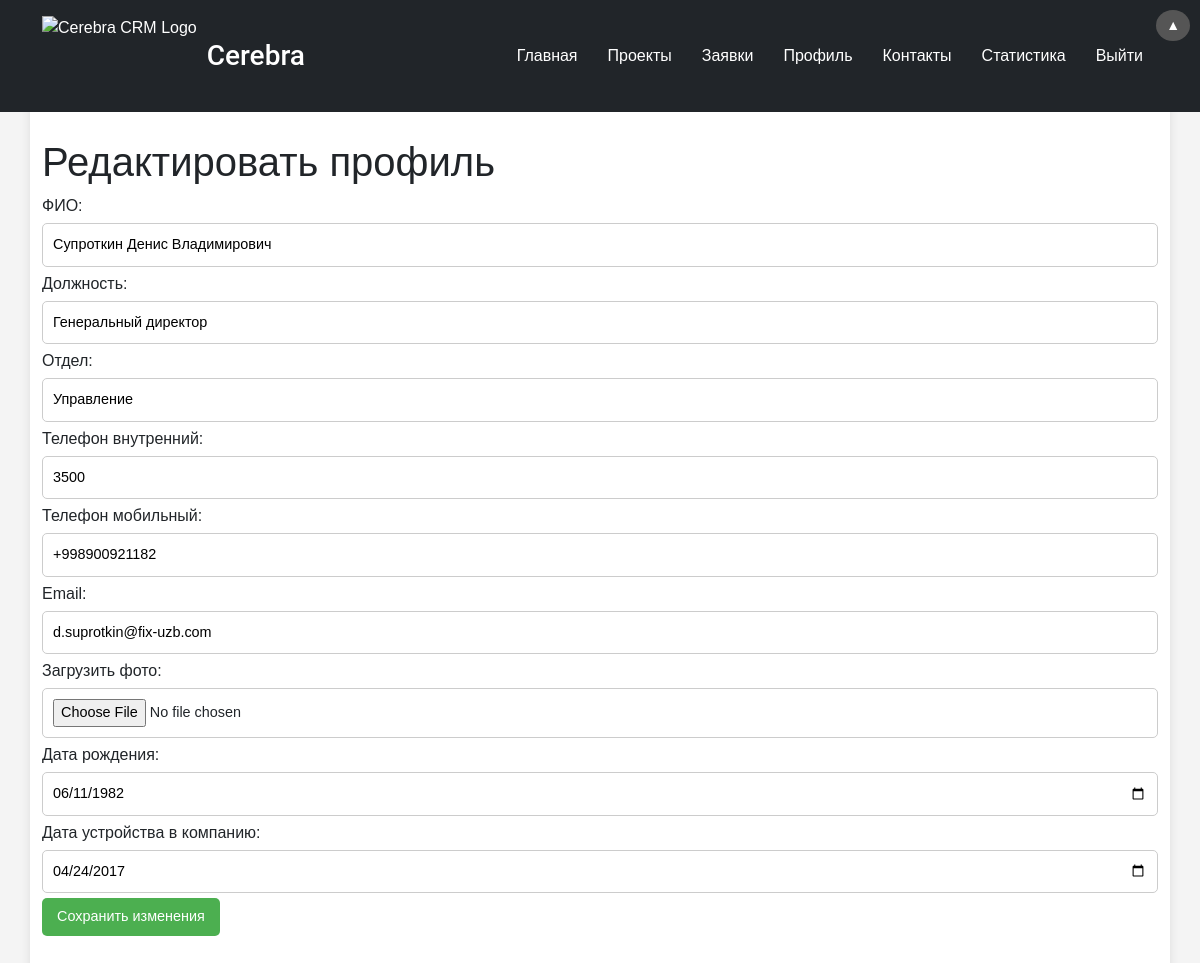
Screenshot of /profiles/profile/edit/ (signed in) with the database file from the repository.
### profiles/models.py (models this page shows, shortened)
class UserProfile(models.Model):
    user = models.OneToOneField(User, on_delete=models.CASCADE, related_name='profile_from_profiles')
    full_name = models.CharField(max_length=255, verbose_name="ФИО")
    position = models.CharField(max_length=100, verbose_name="Должность", blank=True)
    department = models.CharField(max_length=100, verbose_name="Отдел", blank=True)
    internal_phone = models.CharField(max_length=20, verbose_name="Телефон внутренний", blank=True)
    mobile_phone = models.CharField(max_length=20, verbose_name="Телефон мобильный", blank=True)
    profile_photo = models.ImageField(upload_to='profile_photos/', blank=True, null=True, verbose_name="Фото профиля")
    birthday = models.DateField(verbose_name="Дата рождения", blank=True, null=True)
    hire_date = models.DateField(verbose_name="Дата устройства в компанию", blank=True, null=True)
    email = models.EmailField(verbose_name="Email", blank=True)  # Добавить поле email
    profile_picture = models.ImageField(upload_to='profile_pictures/', blank=True, null=True, verbose_name="Фото профиля")  # Добавить поле фото профиля
    date_of_birth = models.DateField(verbose_name="Дата рождения", blank=True, null=True)  # Добавить поле дата рождения
    date_of_joining = models.DateField(verbose_name="Дата устройства", blank=True, null=True)  # Добавить поле дата устройства
    is_store_account = models.BooleanField(default=False, verbose_name="Учетная запись магазина")

### profiles/views.py (the view)
# urls.py: path('profile/edit/', views.edit_profile, name='edit_profile'),
@login_required
def edit_profile(request):
    profile, created = UserProfile.objects.get_or_create(user=request.user)
    print(f"Initial Hire Date: {profile.hire_date}, Initial Birthday: {profile.birthday}")  # Отладка
    if request.method == 'POST':
        form = UserProfileForm(request.POST, request.FILES, instance=profile)
        if form.is_valid():
            profile = form.save()
            print(f"Saved Hire Date: {profile.hire_date}, Saved Birthday: {profile.birthday}")  # Отладка
            return redirect('profile')
        else:
            print(f"Form Errors: {form.errors}")  # Отладка
    else:
        form = UserProfileForm(instance=profile)
        if profile.hire_date:
            form.fields['hire_date'].widget.attrs['value'] = profile.hire_date.strftime('%Y-%m-%d')
        if profile.birthday:
            form.fields['birthday'].widget.attrs['value'] = profile.birthday.strftime('%Y-%m-%d')
    return render(request, 'profiles/edit_profile.html', {'form': form})

### profiles/forms.py
class UserProfileForm(forms.ModelForm):
    class Meta:
        model = UserProfile
        fields = ['full_name', 'position', 'department', 'internal_phone', 'mobile_phone', 'email', 'profile_photo', 'birthday', 'hire_date']
        widgets = {
            'hire_date': forms.DateInput(attrs={'type': 'date'}, format='%Y-%m-%d'),
            'birthday': forms.DateInput(attrs={'type': 'date'}, format='%Y-%m-%d'),
        }

### profiles/templates/profiles/edit_profile.html (shortened to what this page needs)
{% extends 'base.html' %}
{% block content %}
<h1>Редактировать профиль</h1>
<form method="POST" enctype="multipart/form-data">
    <label for="id_full_name">ФИО:</label>
    {{ form.full_name }}
    <label for="id_position">Должность:</label>
    {{ form.position }}
    <label for="id_department">Отдел:</label>
    {{ form.department }}
    <label for="id_internal_phone">Телефон внутренний:</label>
    {{ form.internal_phone }}
    <label for="id_mobile_phone">Телефон мобильный:</label>
    {{ form.mobile_phone }}
    <label for="id_email">Email:</label>
    {{ form.email }}
    {% if form.instance.profile_photo %}
        <label>Фото профиля:</label>
        <p>
            На данный момент:
            <a href="{{ form.instance.profile_photo.url }}">{{ form.instance.profile_photo.name }}</a>
        </p>
        <label>
            <input type="checkbox" name="profile_photo-clear"> Очистить
        </label>
    {% else %}
        <label for="id_profile_photo">Загрузить фото:</label>
        {{ form.profile_photo }}
    {% endif %}
    <label for="id_birthday">Дата рождения:</label>
    {{ form.birthday }}
    <label for="id_hire_date">Дата устройства в компанию:</label>
    {{ form.hire_date }}
    <button type="submit">Сохранить изменения</button>
</form>
{% endblock %}

### static/css/styles.css (style rules this page uses)
body { font-family: Arial, sans-serif; background-color: #f4f4f4; height: 100%; margin: 0; padding: 0; display: flex; flex-direction: column; min-height: 100vh; }
form input, form textarea, form select { padding: 10px; margin: 5px 0; border-radius: 5px; border: 1px solid #ccc; width: 100%; }
form button { padding: 10px 20px; border-radius: 5px; background-color: #4CAF50; color: white; border: none; cursor: pointer; }
form button { padding: 8px 15px; font-size: 0.9rem; }
form input, form textarea, form select { font-size: 0.9rem; }

### rows the page displays
UserProfile: full_name "Супроткин Денис Владимирович", position "Генеральный директор", department "Управление", internal_phone "3500", mobile_phone "+998900921182", email "d.suprotkin@fix-uzb.com", birthday "06/11/1982", hire_date "04/24/2017"
